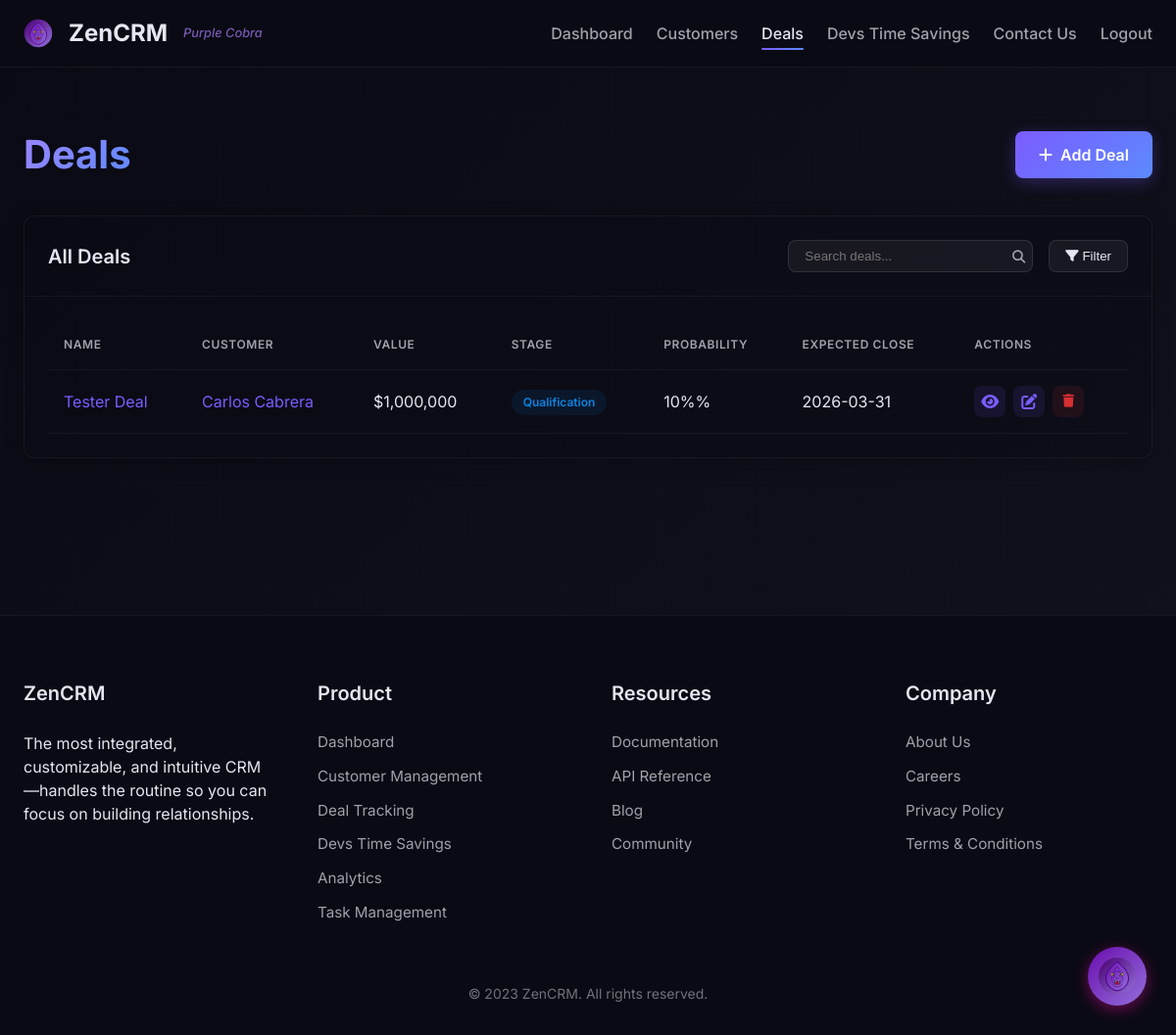
/deals/ (signed in), run on the app's committed database.
### crm_app/models.py (models this page shows, shortened)
class Deal(db.Model):
    __tablename__ = 'deals'  # Explicitly set table name
    id = db.Column(db.Integer, primary_key=True)
    name = db.Column(db.String(100), nullable=False)
    value = db.Column(db.Float)
    stage = db.Column(db.String(50), default='Qualification')
    probability = db.Column(db.Integer, default=0)  # Stored as percentage (0-100)
    close_date = db.Column(db.Date)
    description = db.Column(db.Text)
    created_at = db.Column(db.DateTime, default=datetime.utcnow)
    updated_at = db.Column(db.DateTime, default=datetime.utcnow, onupdate=datetime.utcnow)
    customer_id = db.Column(db.Integer, db.ForeignKey('customers.id'), nullable=False)
    activities = db.relationship('Activity', backref='deal', lazy=True)

class Customer(db.Model):
    __tablename__ = 'customers'  # Explicitly set table name
    id = db.Column(db.Integer, primary_key=True)
    name = db.Column(db.String(100), nullable=False)
    email = db.Column(db.String(120), unique=True, nullable=False)
    phone = db.Column(db.String(20))
    company = db.Column(db.String(100))
    address = db.Column(db.String(200))
    status = db.Column(db.String(20), default='New')
    notes = db.Column(db.Text)
    created_at = db.Column(db.DateTime, default=datetime.utcnow)
    updated_at = db.Column(db.DateTime, default=datetime.utcnow, onupdate=datetime.utcnow)
    deals = db.relationship('Deal', backref='customer', lazy=True)

### crm_app/deals/routes.py (the view)
@deals_bp.route('/')
@login_required
def list():
    deals = Deal.query.all()
    deals_with_customers = []
    for deal in deals:
        customer = Customer.query.get(deal.customer_id)
        deals_with_customers.append({
            'id': deal.id,
            'name': deal.name,
            'customer_id': customer.id,
            'customer_name': customer.name,
            'value': f"{deal.value:,.0f}",
            'stage': deal.stage,
            'probability': f"{deal.probability}%",
            'close_date': deal.close_date.strftime('%Y-%m-%d') if deal.close_date else ''
        })
    return render_template('deals/list.html', deals=deals_with_customers)

### crm_app/models.py (called while the page is built)
@login_manager.user_loader
def load_user(user_id):
    return User.query.get(int(user_id))

### crm_app/templates/deals/list.html (shortened to what this page needs)
{% extends 'base.html' %}
{% block content %}
<div class="container">
    <div class="deals-page">
        <div class="page-header">
            <h1 class="page-title">Deals</h1>
            <a href="{{ url_for('deals.create') }}" class="btn btn-primary">
                <i class="fas fa-plus"></i> Add Deal
            </a>
        </div>
        <div class="card">
            <div class="card-header">
                <h2 class="card-title">All Deals</h2>
                <div class="card-actions">
                    <div class="search-box">
                        <form action="{{ url_for('deals.list') }}" method="GET" id="dealSearchForm">
                            <input type="text" name="search" placeholder="Search deals..." class="search-input" id="dealSearchInput">
                            <button type="submit" class="search-button">
                                <i class="fas fa-search"></i>
                            </button>
                        </form>
                    </div>
                    <div class="filter-dropdown">
                        <button class="filter-button" id="dealFilterButton">
                            <i class="fas fa-filter"></i> Filter
                        </button>
                    </div>
                </div>
            </div>
            <div class="card-body">
                <div class="table-responsive">
                    <table class="table">
                        <thead>
                            <tr>
                                <th>Name</th>
                                <th>Customer</th>
                                <th>Value</th>
                                <th>Stage</th>
                                <th>Probability</th>
                                <th>Expected Close</th>
                                <th>Actions</th>
                            </tr>
                        </thead>
                        <tbody>
                            {% for deal in deals %}
                            <tr>
                                <td>
                                    <a href="{{ url_for('deals.view', id=deal.id) }}">{{ deal.name }}</a>
                                </td>
                                <td>
                                    <a href="{{ url_for('customers.view', id=deal.customer_id) }}">{{ deal.customer_name }}</a>
                                </td>
                                <td>${{ deal.value }}</td>
                                <td>
                                    <span class="badge badge-{% if deal.stage == 'Qualification' %}info{% elif deal.stage == 'Proposal' %}warning{% elif deal.stage == 'Closing' %}success{% else %}primary{% endif %}">
                                        {{ deal.stage }}
                                    </span>
                                </td>
                                <td>{{ deal.probability }}%</td>
                                <td>{{ deal.close_date }}</td>
                                <td>
                                    <div class="actions">
                                        <a href="{{ url_for('deals.view', id=deal.id) }}" class="btn-icon" title="View">
                                            <i class="fas fa-eye"></i>
                                        </a>
                                        <a href="{{ url_for('deals.edit', id=deal.id) }}" class="btn-icon" title="Edit">
                                            <i class="fas fa-edit"></i>
                                        </a>
                                        <form action="{{ url_for('deals.delete', id=deal.id) }}" method="post" class="d-inline">
                                            <button type="submit" class="btn-icon btn-icon-danger" title="Delete" onclick="return confirm('Are you sure you want to delete this deal?')">
                                                <i class="fas fa-trash"></i>
                                            </button>
                                        </form>
                                    </div>
                                </td>
                            </tr>
                            {% endfor %}
                        </tbody>
                    </table>
                </div>
            </div>
        </div>
    </div>
</div>
{% endblock %}

### crm_app/static/css/style.css (style rules this page uses)
:root { --primary-darker: #0a0a14; --primary-dark: #12121e; --primary: #1a1a2e; --primary-light: #e6e6f2; --accent-purple: #7b5cff; --accent-purple-light: #9d85ff; --accent-blue: #5c8aff; --neutral-100: #f5f5f7; --neutral-200: #e4e4e7; --neutral-300: #d4d4d8; --neutral-400: #a1a1aa; --neutral-500: #71717a; --neutral-600: #52525b; --neutral-700: #3f3f46; --neutral-800: #27272a; --neutral-900: #18181b; --gradient-start: #7b5cff; --gradient-end: #5c8aff; }
* { margin: 0; padding: 0; box-sizing: border-box; }
body { font-family: 'Inter', sans-serif; background: linear-gradient(135deg, var(--primary-darker), var(--primary-dark)); color: var(--primary-light); line-height: 1.5; min-height: 100vh; }
.container { width: 100%; max-width: 1200px; margin: 0 auto; padding: 0 1.5rem; }
a { text-decoration: none; color: var(--accent-purple); transition: color 0.3s ease; }
.btn { display: inline-flex; align-items: center; justify-content: center; padding: 0.75rem 1.5rem; border-radius: 8px; font-weight: 600; transition: all 0.3s ease; cursor: pointer; border: none; font-size: 1rem; gap: 0.5rem; }
.btn-primary { background: linear-gradient(135deg, var(--gradient-start), var(--gradient-end)); color: white; box-shadow: 0 4px 15px rgba(123, 92, 255, 0.3); }
.card { background-color: rgba(10, 10, 20, 0.5); border-radius: 12px; overflow: hidden; margin-bottom: 2rem; border: 1px solid rgba(255, 255, 255, 0.05); box-shadow: 0 4px 20px rgba(0, 0, 0, 0.2); transition: transform 0.3s ease, box-shadow 0.3s ease; }
.card-header { padding: 1.5rem; border-bottom: 1px solid rgba(255, 255, 255, 0.05); display: flex; justify-content: space-between; align-items: center; }
.card-title { margin: 0; font-size: 1.25rem; font-weight: 600; color: var(--primary-light); }
.card-body { padding: 1.5rem; }

### crm_app/templates/deals/list.html (style rules this page uses)
body { padding-top: 4rem; }
.deals-page { padding: 2rem 0; }
.page-header { display: flex; justify-content: space-between; align-items: center; margin-bottom: 2rem; }
.page-title { margin: 0; font-size: 2.5rem; background: linear-gradient(135deg, var(--accent-purple-light), var(--accent-blue)); -webkit-background-clip: text; -webkit-text-fill-color: transparent; background-clip: text; }
.card-actions { display: flex; gap: 1rem; align-items: center; }
.search-box { position: relative; width: 250px; }
.search-input { width: 100%; padding: 0.5rem 1rem; padding-right: 2.5rem; background-color: rgba(255, 255, 255, 0.05); border: 1px solid rgba(255, 255, 255, 0.1); border-radius: 8px; color: var(--primary-light); }
.search-button { position: absolute; right: 0.5rem; top: 50%; transform: translateY(-50%); background: none; border: none; color: var(--neutral-400); cursor: pointer; }
.filter-button { background-color: rgba(255, 255, 255, 0.05); border: 1px solid rgba(255, 255, 255, 0.1); border-radius: 8px; color: var(--primary-light); padding: 0.5rem 1rem; cursor: pointer; transition: all 0.3s ease; }
.filter-dropdown { position: relative; }
.table-responsive { overflow-x: auto; }
.table { width: 100%; border-collapse: collapse; }
.table th, .table td { padding: 1rem; text-align: left; border-bottom: 1px solid rgba(255, 255, 255, 0.05); }
.table th { font-weight: 600; color: var(--neutral-400); text-transform: uppercase; font-size: 0.75rem; letter-spacing: 0.05em; }
.table td { color: var(--primary-light); }
.badge { display: inline-block; padding: 0.25rem 0.75rem; font-size: 0.75rem; font-weight: 600; border-radius: 20px; }
.badge-info { background-color: rgba(9, 132, 227, 0.1); color: #0984e3; }
.actions { display: flex; gap: 0.5rem; }
.btn-icon { display: inline-flex; align-items: center; justify-content: center; width: 2rem; height: 2rem; border-radius: 8px; background-color: rgba(123, 92, 255, 0.1); color: var(--accent-purple); transition: all 0.3s ease; border: none; cursor: pointer; }
.btn-icon-danger { background-color: rgba(214, 48, 49, 0.1); color: #d63031; }
.d-inline { display: inline; }

### data on the page
Deal: name "Tester Deal", stage "Qualification"
Customer: customer_name "Carlos Cabrera"

### other printed values
{{ deal.value }} "1,000,000"
{{ deal.probability }} "10%"
{{ deal.close_date }} "2026-03-31"
